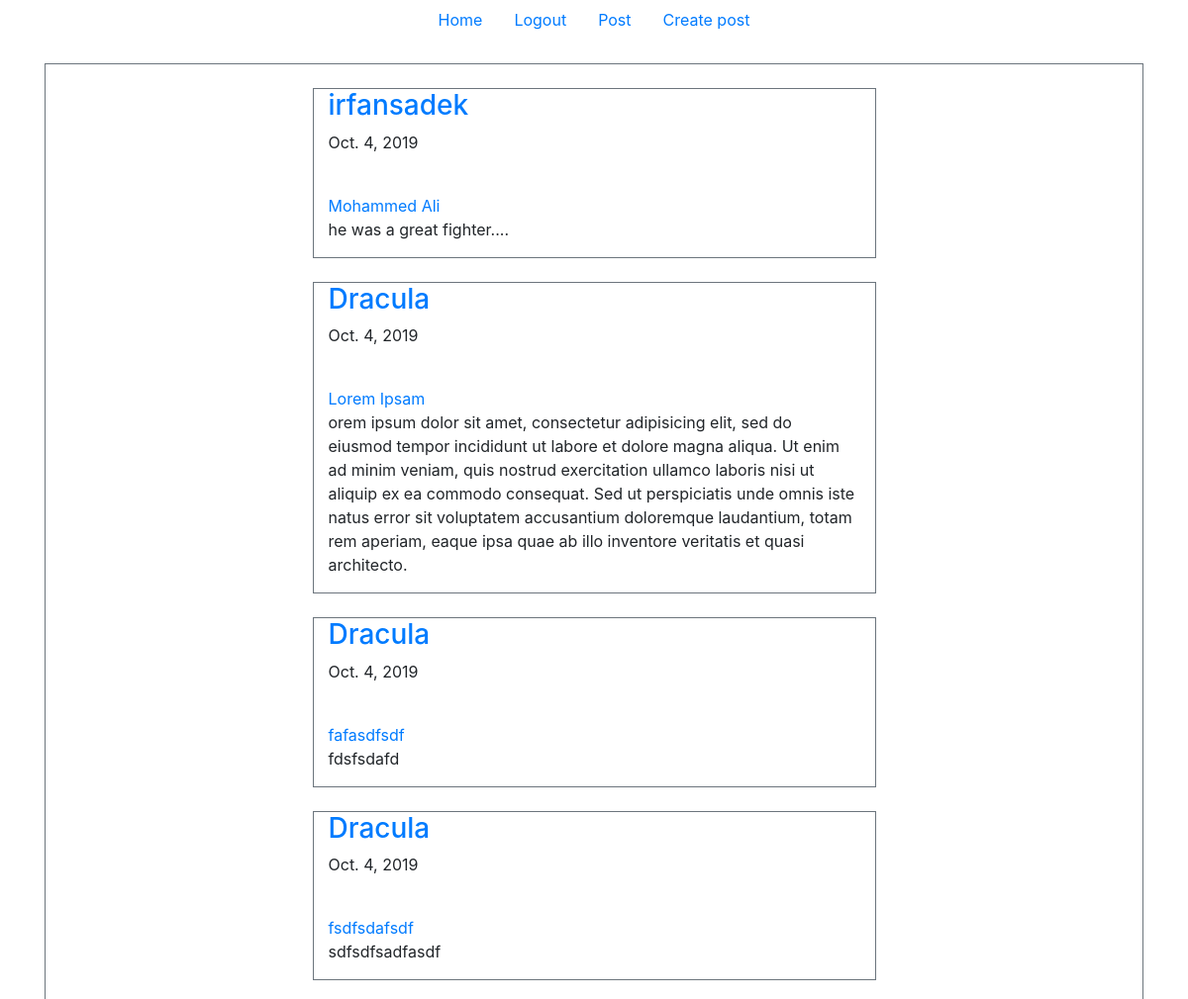
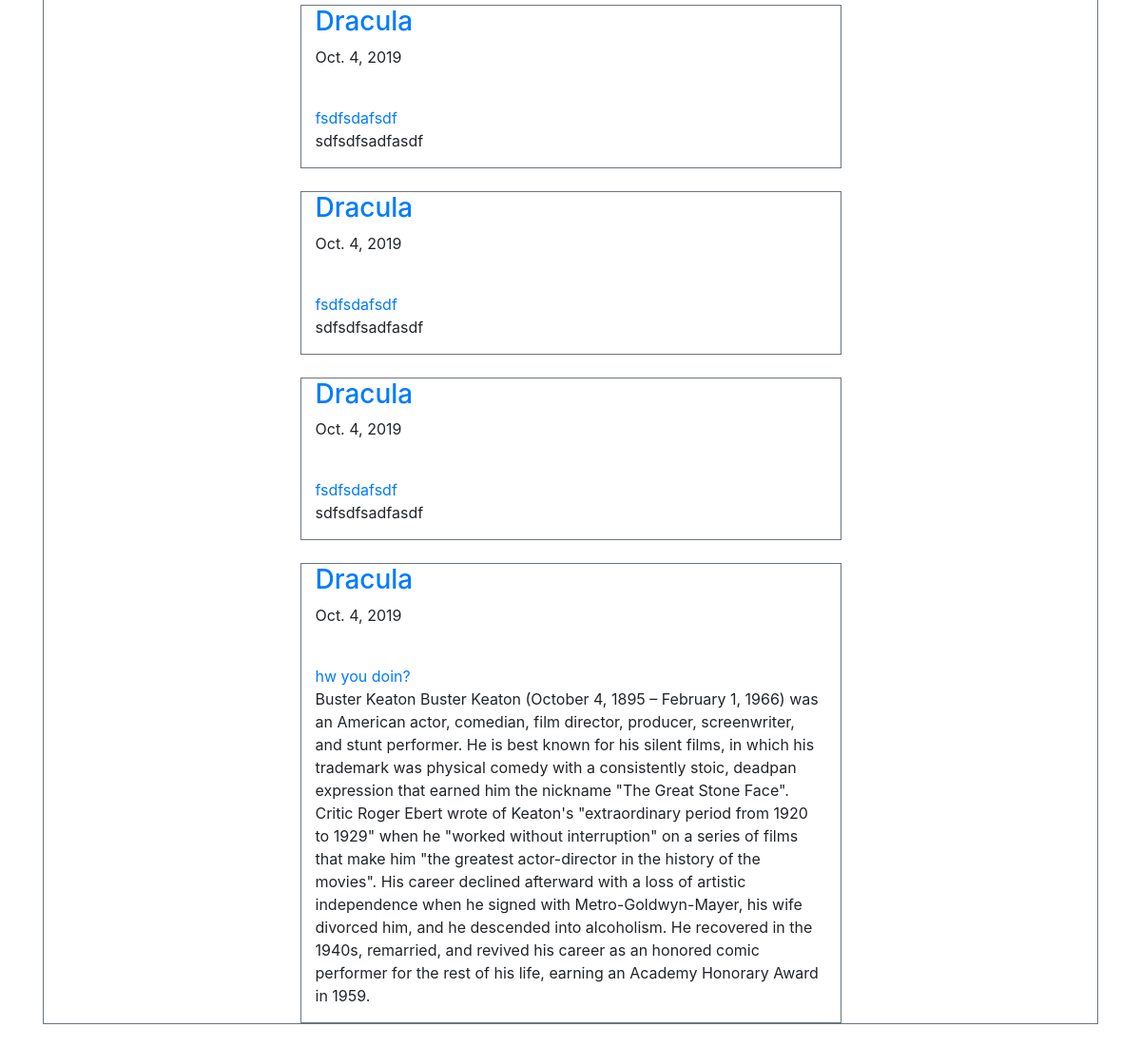
The app's page /post/ (signed in) with its own data (2 pictures, top to bottom).
### core/models.py (models this page shows, shortened)
class Post(models.Model):
    title = models.CharField(max_length=255)
    context = models.TextField(max_length=5000)
    image = models.ImageField(upload_to='image/', default=r'C:\Users\Sadek Irfan\django\personal-blog\media\image\index.jpg')
    author = models.ForeignKey(User, on_delete=models.CASCADE)
    time_posted = models.DateField(auto_now_add=True)
    class Meta:
        ordering = ['-time_posted']

### core/views.py (the view)
# urls.py: path('post/', views.PostView.as_view(), name='post'),
class PostView(LoginRequiredMixin ,ListView):
    context_object_name = 'posts'
    model = Post
    template_name = 'core/post.html'

### core/templates/core/post.html
{% extends 'core/base.html' %}
{% block content %}
    <div class="content-section  border border-secondary mb-4">
        {% for post in posts %}
        <div class="row justify-content-center">
            <div class="col-sm-6 border border-secondary mt-4">
                <div>
                    <h3><a href="{% url 'profile' %}">{{ post.author }}</a></h3>
                    <p>{{ post.time_posted }}</p><br>
                    <a href="{% url 'post-detail' post.id %}">{{ post.title }}</a>
                </div>
                <div>
                    <p>{{ post.context }}</p>
                </div>
            </div>
        </div>
        {% endfor %}
    </div>
{% endblock %}

### core/templates/core/base.html (shortened to what this page needs)
<html lang="en">
  <head>
    <link rel="stylesheet" href="https://stackpath.bootstrapcdn.com/bootstrap/4.3.1/css/bootstrap.min.css">
  </head>
<body>
        <header class="site-header">
                <ul class="nav justify-content-center mb-4">
                    <li class="nav-item">
                    <a class="nav-link active" href="{% url 'home' %}">Home</a>
                    </li>
                    {% if user.is_authenticated %}
                        <li class="nav-item">
                            <a class="nav-link" href="{% url 'logout' %}">Logout</a>
                        </li>
                        <li class="nav-item">
                                <a class="nav-link" href="{% url 'post' %}">Post</a>
                        </li>
                        <li class="nav-item">
                                <a class="nav-link" href="{% url 'post-create' %}">Create post</a>
                        </li>
                    {% endif %}
                </ul>
        </header>
    <div class="container">
        {% block content %}
        {% endblock %}
    </div>
</body>

### records on screen
Post: author "irfansadek", time_posted "Oct. 4, 2019", title "Mohammed Ali", context "he was a great fighter...."
Post: author "Dracula", time_posted "Oct. 4, 2019", title "Lorem Ipsam", context "orem ipsum dolor sit amet, consectetur adipisicing elit, sed do eiusmod tempor incididunt ut labore et dolore magna aliqua. Ut enim ad minim veniam, quis nostrud exercitation ullamco laboris nisi ut aliquip ex ea commodo consequat. Sed ut perspiciatis unde omnis iste natus error sit voluptatem accusantium doloremque laudantium, totam rem aperiam, eaque ipsa quae ab illo inventore veritatis et quasi architecto."
Post: author "Dracula", time_posted "Oct. 4, 2019", title "fafasdfsdf", context "fdsfsdafd"
Post: author "Dracula", time_posted "Oct. 4, 2019", title "fsdfsdafsdf", context "sdfsdfsadfasdf"
Post: author "Dracula", time_posted "Oct. 4, 2019", title "fsdfsdafsdf", context "sdfsdfsadfasdf"
Post: author "Dracula", time_posted "Oct. 4, 2019", title "fsdfsdafsdf", context "sdfsdfsadfasdf"
Post: author "Dracula", time_posted "Oct. 4, 2019", title "fsdfsdafsdf", context "sdfsdfsadfasdf"
Post: author "Dracula", time_posted "Oct. 4, 2019", title "hw you doin?", context "Buster Keaton Buster Keaton (October 4, 1895 – February 1, 1966) was an American actor, comedian, film director, producer, screenwriter, and stunt performer. He is best known for his silent films, in which his trademark was physical comedy with a consistently stoic, deadpan expression that earned him the nickname \"The Great Stone Face\". Critic Roger Ebert wrote of Keaton's \"extraordinary period from 1920 to 1929\" when he \"worked without interruption\" on a series of films that make him \"the greatest actor-director in the history of the movies\". His career declined afterward with a loss of artistic independence when he signed with Metro-Goldwyn-Mayer, his wife divorced him, and he descended…"
